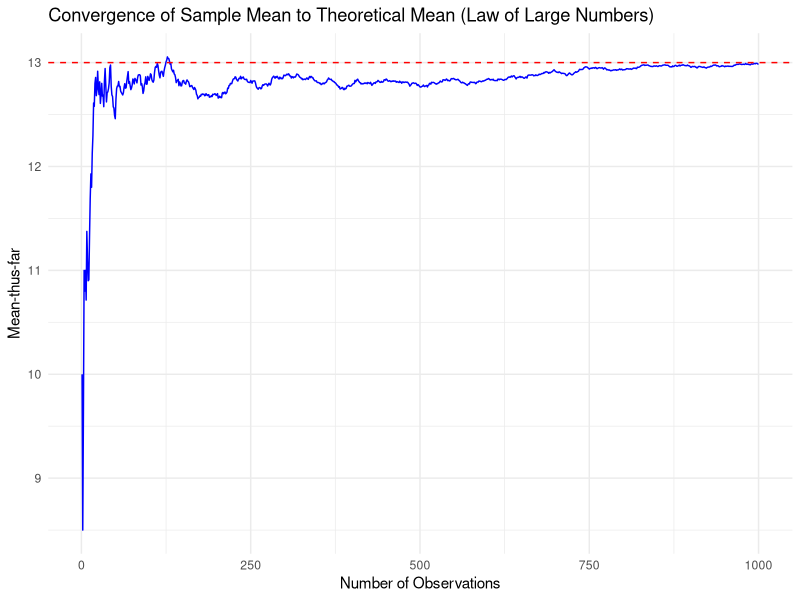
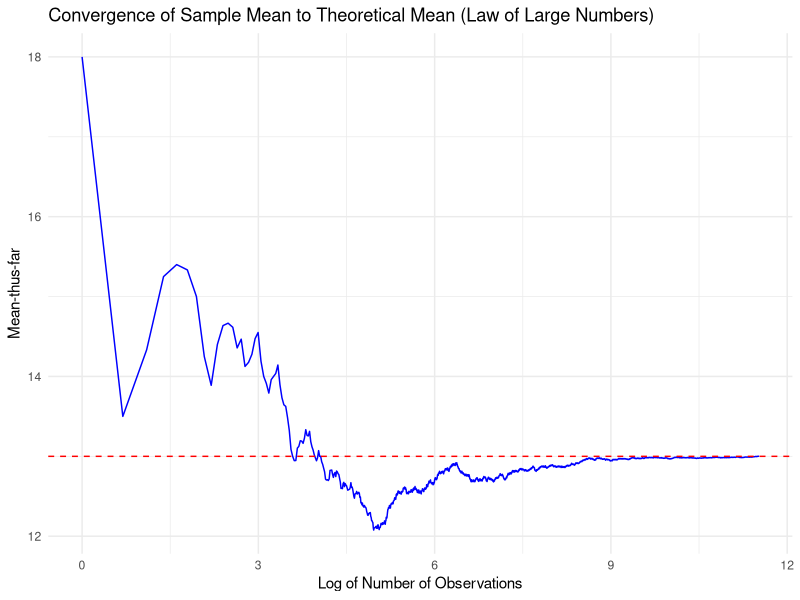
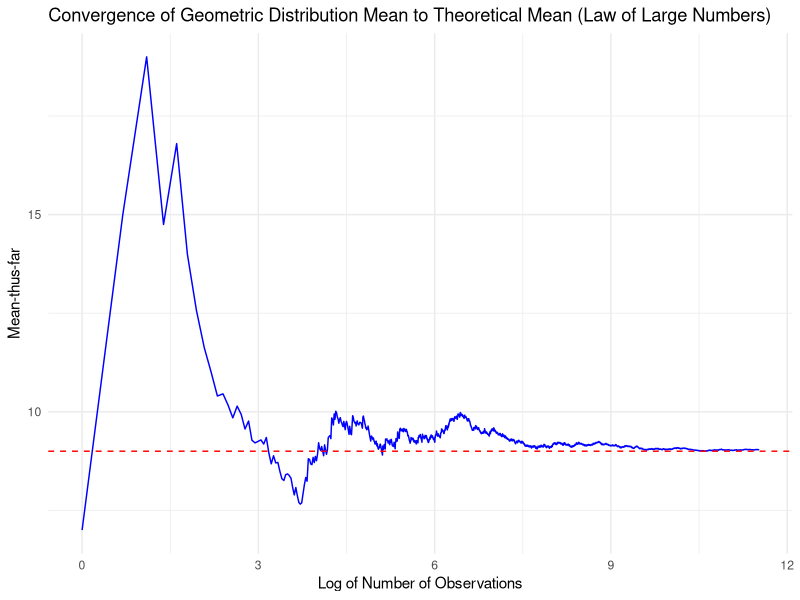
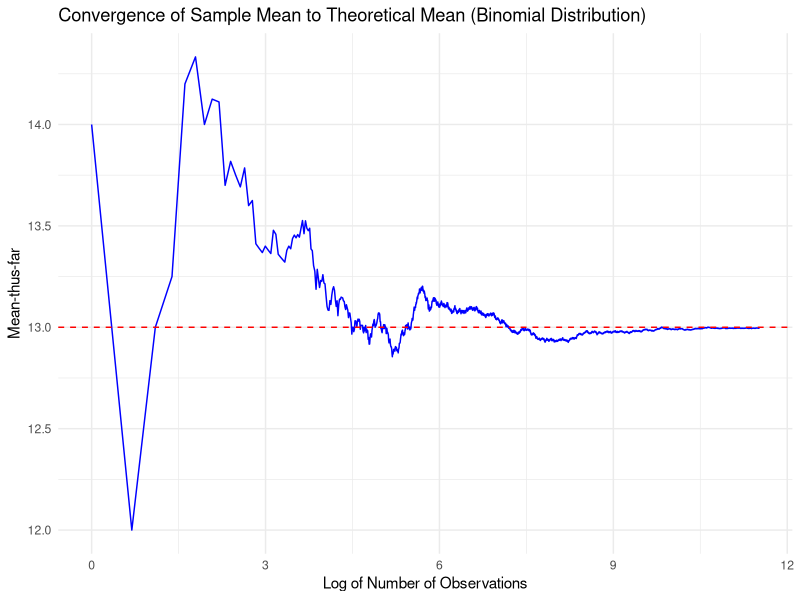
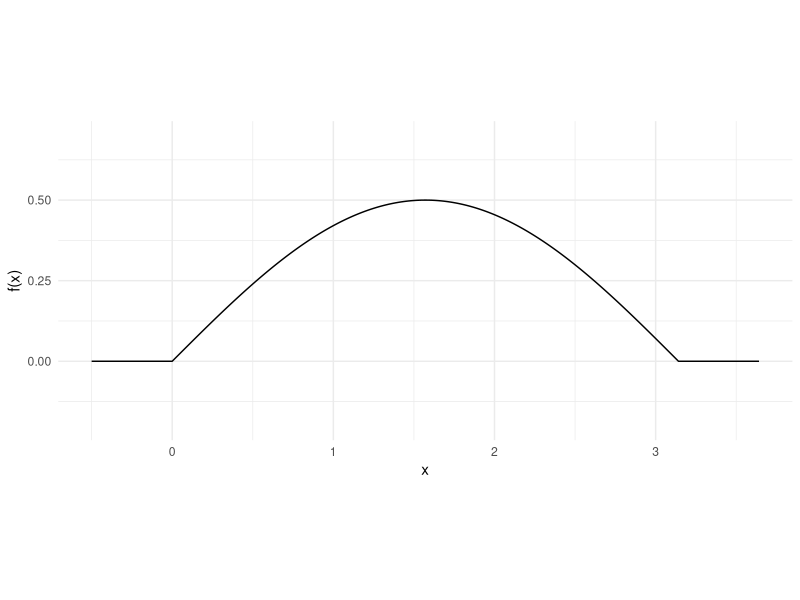

Recreate these plots in R, in order.
## ---- chunk 1
knitr::opts_chunk$set(echo=T,eval=T,message=F,warning=F,fig.align='center')
library(tidyverse)
## ---- chunk 2
distance = function(x1, x2, y1, y2, z1, z2) {
  
  return(sqrt((x2-x1)^2 + (y2-y1)^2 + (z2-z1)^2))
}

## ---- chunk 3
lx = 5
ly = 10
lz = 20

NMC <- 10000;
results <- rep( 0, NMC );

for( i in 1:NMC) {
  
  x1 = runif(1, 0, lx)
  y1 = runif(1, 0, ly)
  z1 = runif(1, 0, lz)
  
  x2 = runif(1, 0, lx)
  y2 = runif(1, 0, ly)
  z2 = runif(1, 0, lz)
  
  results[i] <- distance(x1, x2, y1, y2, z1, z2);
}

sum( results )/NMC

## ---- chunk 4
triangle_area = function(x1, y1, x2, y2, x3, y3) {
  
  return(1/2 * abs(x1*(y2-y3) + x2*(y3-y1) + x3*(y1-y2)))
}
## ---- chunk 5
NMC <- 10000;
results <- rep( 0, NMC );

for( i in 1:NMC) {
  
  theta1 = runif(1, 0, 2*pi)
  theta2 = runif(1, 0, 2*pi)
  theta3 = runif(1, 0, 2*pi)
  
  x1 = cos(theta1)
  y1 = sin(theta1)
  x2 = cos(theta2)
  y2 = sin(theta2)
  x3 = cos(theta3)
  y3 = sin(theta3)
  
  results[i] <- triangle_area(x1, y1, x2, y2, x3, y3);
}

sum( results )/NMC
## ---- chunk 6
perimeter = function(x1, y1, x2, y2, x3, y3) {
  
  return(sqrt((x2-x1)^2 + (y2-y1)^2) + sqrt((x3-x2)^2 + (y3-y2)^2) + sqrt((x1-x3)^2 + (y1-y3)^2))
}

## ---- chunk 7
NMC <- 10000;
results <- rep( 0, NMC );

for( i in 1:NMC) {
  
  theta1 = runif(1, 0, 2*pi)
  theta2 = runif(1, 0, 2*pi)
  theta3 = runif(1, 0, 2*pi)
  
  x1 = cos(theta1)
  y1 = sin(theta1)
  x2 = cos(theta2)
  y2 = sin(theta2)
  x3 = cos(theta3)
  y3 = sin(theta3)
  
  results[i] <- perimeter(x1, y1, x2, y2, x3, y3);
}

sum( results )/NMC
## ---- chunk 8
random_standard_norm = function(x1, y1, x2, y2) {
  
  return(sqrt((x2-x1)^2 + (y2-y1)^2))
}
## ---- chunk 9
NMC <- 10000;
results <- rep( 0, NMC );

for( i in 1:NMC) {
  
  x1 = rnorm(1)
  y1 = rnorm(1)
  
  x2 = rnorm(1)
  y2 = rnorm(1)
  
  results[i] <- random_standard_norm(x1, y1, x2, y2);
}

sum( results )/NMC
## ---- chunk 10
len = 1000
index_col <- 1:len
poasson <- rpois(len, 13)
cumulative = cumsum(poasson) / index_col

df <- data.frame(Index = index_col, Poasson = poasson, Cumulative = cumulative)
print(df)
## ---- chunk 11
# Create the line plot
ggplot(df, aes(x = index_col, y = cumulative)) +
  geom_line(color = "blue") +                     # Plot xbar vs n in blue
  geom_hline(yintercept = 13, color = "red", linetype = "dashed") +  # Add a red dashed line at the theoretical mean (13)
  labs(title = "Convergence of Sample Mean to Theoretical Mean (Law of Large Numbers)",
       x = "Number of Observations",
       y = "Mean-thus-far") +
  theme_minimal()
## ---- chunk 12
len = 100000
index_col <- 1:len
poasson <- rpois(len, 13)
cumulative = cumsum(poasson) / index_col

df <- data.frame(Index = index_col, Poasson = poasson, Cumulative = cumulative)
#print(df)
## ---- chunk 13
# Create the line plot
ggplot(df, aes(x = log(index_col), y = cumulative)) +
  geom_line(color = "blue") +                     # Plot xbar vs n in blue
  geom_hline(yintercept = 13, color = "red", linetype = "dashed") +  # Add a red dashed line at the theoretical mean (13)
  labs(title = "Convergence of Sample Mean to Theoretical Mean (Law of Large Numbers)",
       x = "Log of Number of Observations",
       y = "Mean-thus-far") +
  theme_minimal()
## ---- chunk 14
# Set the new random variable parameters
len = 100000
p = 0.1  # Probability of success for Geometric distribution
expected_value = (1-p) / p  # Expected value for Geometric(p)

# Generate geometric random variables
index_col <- 1:len
geometric <- rgeom(len, p)
cumulative = cumsum(geometric) / index_col

# Create a data frame
df <- data.frame(Index = index_col, Geometric = geometric, Cumulative = cumulative)

# Plot the line plot with log-scale x-axis
ggplot(df, aes(x = log(index_col), y = cumulative)) +
  geom_line(color = "blue") +  # Plot cumulative mean
  geom_hline(yintercept = expected_value, color = "red", linetype = "dashed") +  # Add red line at the theoretical mean (10)
  labs(title = "Convergence of Geometric Distribution Mean to Theoretical Mean (Law of Large Numbers)",
       x = "Log of Number of Observations",
       y = "Mean-thus-far") +
  theme_minimal()

## ---- chunk 15
# Set parameters for Binomial random variable
len = 100000
n_trials = 20
p_success = 0.65
expected_value = n_trials * p_success  # E(X) = 13

# Generate 100,000 Binomial observations
index_col <- 1:len
binomial <- rbinom(len, n_trials, p_success)
cumulative = cumsum(binomial) / index_col

# Create the data frame
df <- data.frame(Index = index_col, Binomial = binomial, Cumulative = cumulative)

# Create the line plot
ggplot(df, aes(x = log(index_col), y = cumulative)) +
  geom_line(color = "blue") +                     # Plot xbar vs n in blue
  geom_hline(yintercept = expected_value, color = "red", linetype = "dashed") +  # Add a red dashed line at the expected mean (13)
  labs(title = "Convergence of Sample Mean to Theoretical Mean (Binomial Distribution)",
       x = "Log of Number of Observations",
       y = "Mean-thus-far") +
  theme_minimal()

## ---- chunk 16
mean_billy = 80
sd_billy = 0.5
total = 241
NMC <- 10000

total_width <- replicate(NMC, sum(rnorm(3, mean = mean_billy, sd = sd_billy)))

estimated_mean = mean(total_width)
estimated_sd = sd(total_width)

estimated_mean
estimated_sd
## ---- chunk 17

bigger <- mean(total_width <= total)

bigger

## ---- chunk 18
# The scoring function is provided for you. 
# You can feed it a single width or a vector of widths
score <- function(width){
  scores <- rep(0, length(width))
  scores[width<=241] <- width[width<=241]/241*100 
  return(mean(scores))
}
## ---- chunk 19
# here we define a *vectorized* function to evaluate the density of X
pdf_x = function(x) {
  # ifelse is like a function version of an if statement.
  # We use it here to ensure that pdf_x can operate directly on vectors.
  return(ifelse(0<=x & x<=pi , .5*sin(x) , 0 ))
}

# showing the PDF in a plot
ggplot() + geom_function(fun=pdf_x, n=10001) + 
  coord_fixed(ratio=2) + theme_minimal() + 
  xlim(c(-.5,pi+.5)) + ylim(-.2,.7) + labs(x="x", y="f(x)")
## ---- chunk 20
# complete the function
rx = function(n) {
  # TODO: code goes here
}

# The histogram should look like the PDF we plotted above.
# Un-comment the following lines of code and check it looks correct

#hist(rx(1000), probability=TRUE)
#lines(x=seq(0,pi,.01), y=pdf_x(seq(0,pi,.01)), col='red')
